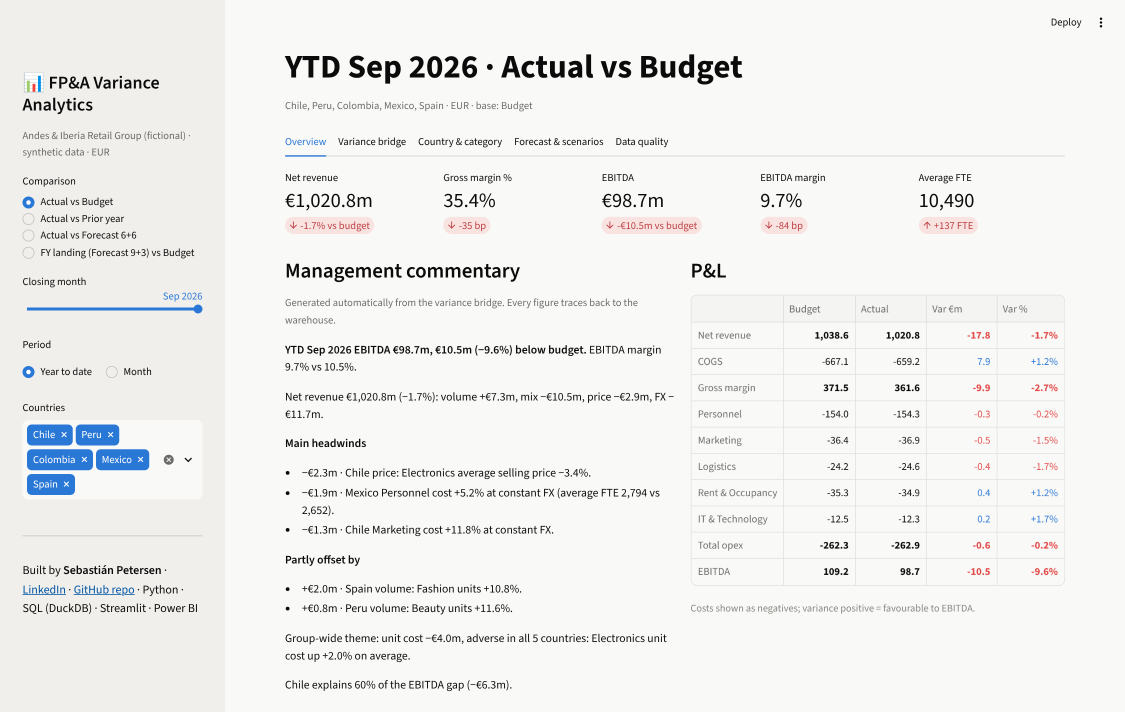
#> input picture docs/img/01_overview.png, 2250 x 1423 px (shown at 1/2 size)
$ python -i capture_screenshots.py   (imports and definitions only)
#> lines starting #> are read from the running program, lines starting #| are printed output that depends on the picture
"""Capture README screenshots of every dashboard tab.

Start the app first:  streamlit run app/streamlit_app.py
Then:                 python scripts/capture_screenshots.py [url]
Requires: pip install playwright && playwright install chromium
"""
import sys
from pathlib import Path

from playwright.sync_api import sync_playwright

URL = sys.argv[1] if len(sys.argv) > 1 else "http://localhost:8501"
OUT = Path(__file__).resolve().parents[1] / "docs" / "img"
TABS = {"Overview": "01_overview", "Variance bridge": "02_bridge", "Country & category": "03_drilldown",
        "Forecast & scenarios": "04_forecast", "Data quality": "05_data_quality"}


def trim(path: Path, pad: int = 40) -> None:
    """Crop the empty background below the last content of the main area."""
#> called with path = '../docs/img/01_overview.png', pad = 40
    from PIL import Image, ImageChops
    img = Image.open(path).convert("RGB")
#> img is the input picture: PIL image 2250x1423 RGB; mean R, G, B 239.3, 239.4, 238
    w, h = img.size
#> w = 2250; h = 1423
    main = img.crop((int(w * 0.22), 0, w, h))
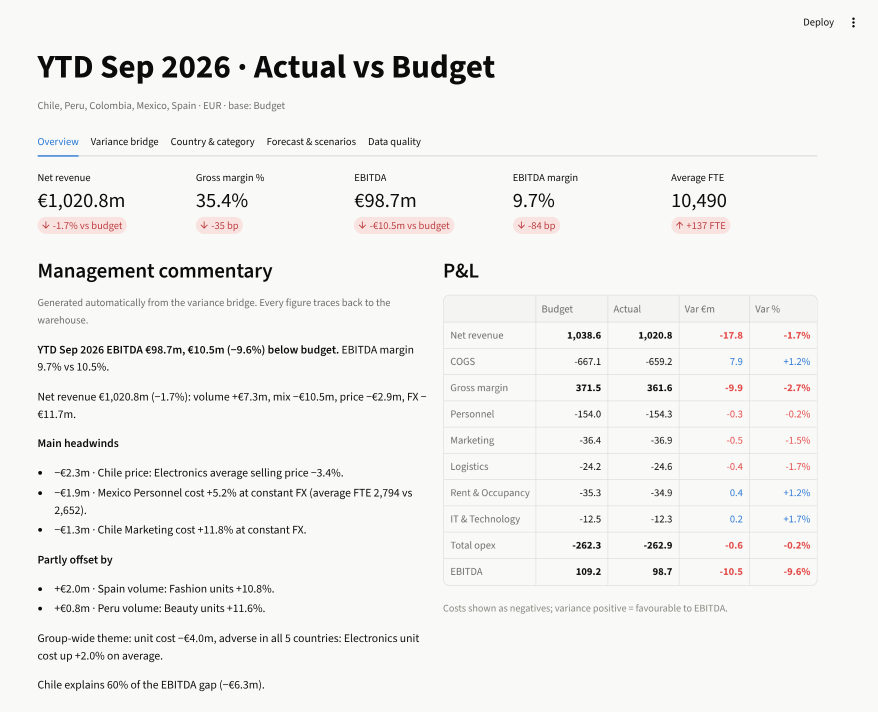
#> main: PIL image 1755x1423 RGB (shown at 1/2 size); mean R, G, B 241.9, 241.5, 239.6
    bg = Image.new("RGB", main.size, main.getpixel((main.width - 5, h - 5)))
    box = ImageChops.difference(main, bg).point(lambda v: 255 if v > 12 else 0).getbbox()
#> box = (74, 35, 1710, 1383)
    if box:
        img.crop((0, 0, w, min(h, box[3] + pad))).save(path)


def main() -> None:
    OUT.mkdir(parents=True, exist_ok=True)
    with sync_playwright() as p:
        browser = p.chromium.launch()
        page = browser.new_page(viewport={"width": 1500, "height": 2300}, device_scale_factor=1.5)
        page.goto(URL, wait_until="networkidle")
        page.wait_for_selector("text=Management commentary", timeout=120_000)
        page.wait_for_timeout(2500)
        for tab, name in TABS.items():
            page.get_by_role("tab", name=tab).click()
            page.wait_for_timeout(3000)
            path = OUT / f"{name}.png"
            page.screenshot(path=str(path))
            trim(path)
            print("saved", name)
        browser.close()


# [2 lines not run here, left out]

>>> result = trim('../docs/img/01_overview.png')

$ run again, on docs/img/05_data_quality.png
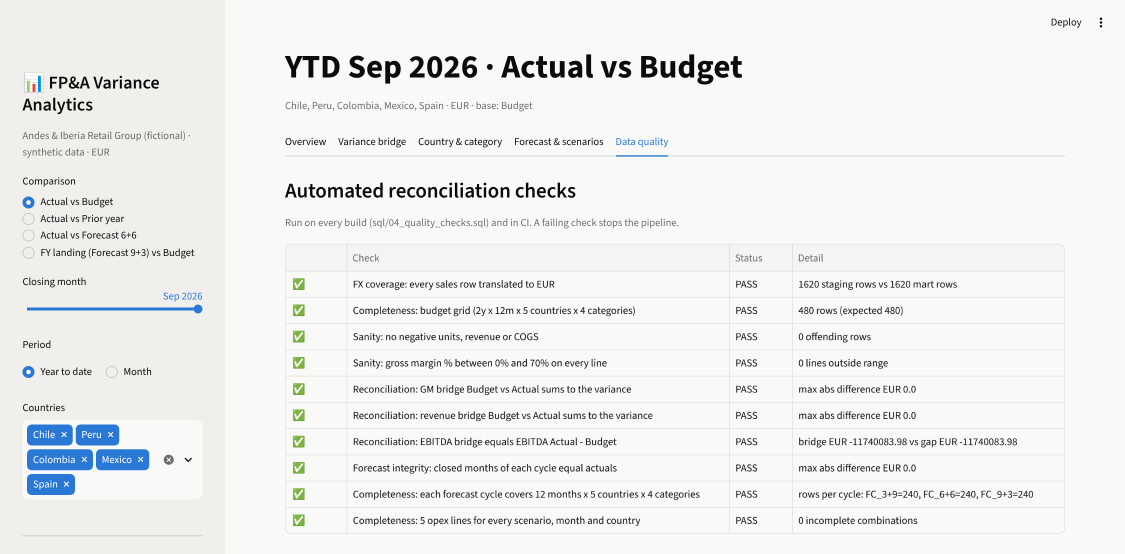
#> input picture docs/img/05_data_quality.png, 2250 x 1108 px (shown at 1/2 size)
#> in trim, img is the input picture: PIL image 2250x1108 RGB; mean R, G, B 238, 238.6, 237.2
#> in trim, `main = img.crop((int(w * 0.22), 0, w, h))`:
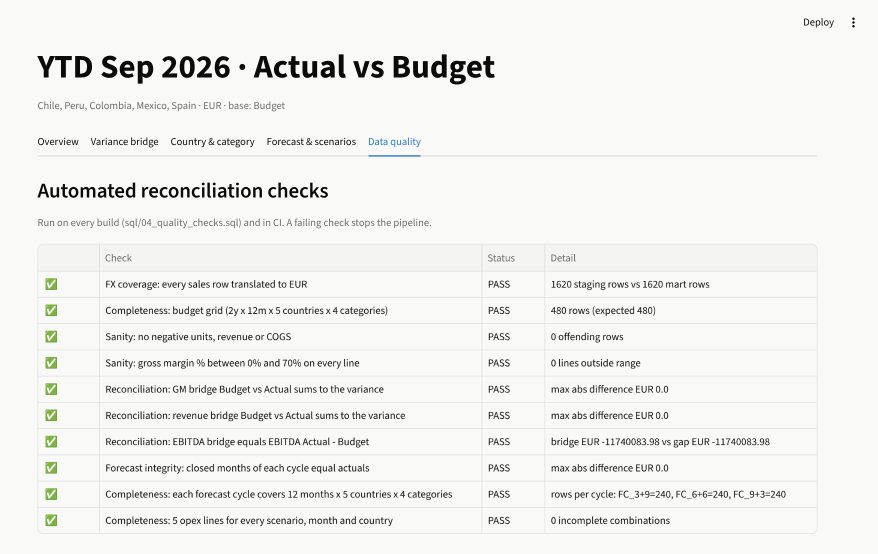
#> main: PIL image 1755x1108 RGB (shown at 1/2 size); mean R, G, B 240.5, 240.7, 238.5
#> box = (74, 35, 1710, 1068)
